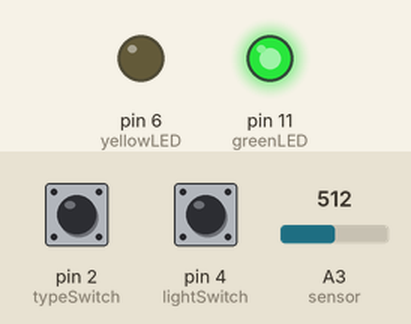
Recording of a sketch running on a simulated Arduino Uno, built with avr-gcc and run on an emulated ATmega328P. Shown: output pins drawn as LEDs (lit = HIGH). Inputs (shaded band) come from the test bench; at power-on: pin 2 (typeSwitch) HIGH, pin 4 (lightSwitch) HIGH, A3 (sensor) = 512.

Above: at 3.4 s.
3.5 s: pin 2 (typeSwitch) pulled LOW for 3 s
At 6.2 s:
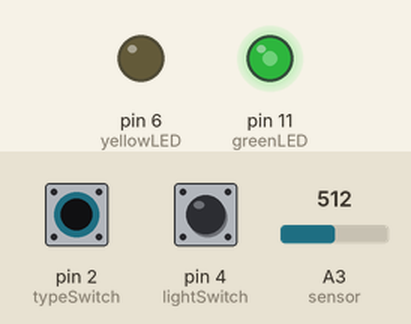
13.6 s: pin 4 (lightSwitch) pulled LOW for 3 s
At 14.8 s:
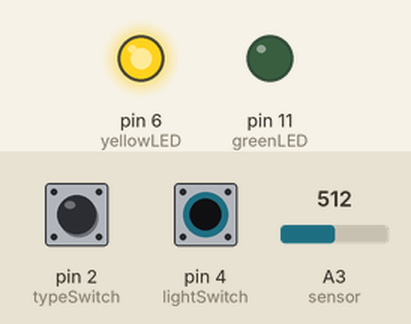
18.1 s: A3 (sensor) set to 217
21.6 s: A3 (sensor) set to 193
25.1 s: pin 4 (lightSwitch) pulled LOW for 3 s
At 26.3 s:
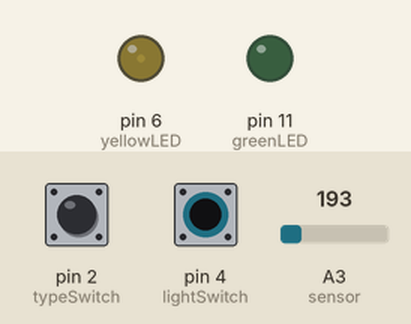
29.6 s: A3 (sensor) set to 306
At 30.72 s:
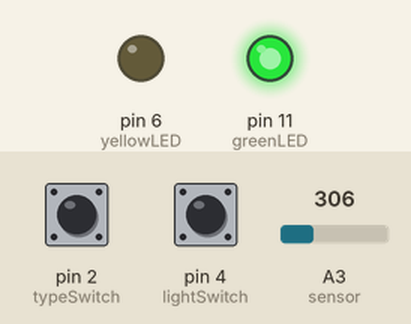
Timing chart, 0 to 34.1 s (numbered marks = the images above; inputs shaded):
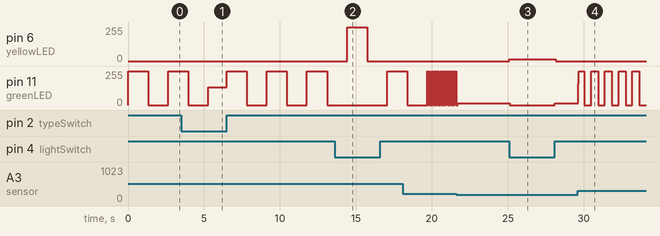

The sketch:

february18.ino
```cpp
const int sensor = A3;
const int lightSwitch = 4;
const int typeSwitch = 2;

const int yellowLED = 6;
const int greenLED = 11;
int currentLED;
int unusedLED;

void setup() {
  pinMode(lightSwitch, INPUT);
  pinMode(typeSwitch, INPUT);

  pinMode(yellowLED, OUTPUT);
  pinMode(greenLED, OUTPUT);
}

void loop() {
  int sensorValue = analogRead(sensor);
  int lightValue = digitalRead(lightSwitch);
  int typeValue = digitalRead(typeSwitch);

  int mappedValue = map(sensorValue, 200, 800, 0, 255);
  mappedValue = constrain(mappedValue, 0, 255);

  //lightValue switches the LED
  if (lightValue == 0) {
    currentLED = yellowLED;
    unusedLED = greenLED;
  } else {
    currentLED = greenLED;
    unusedLED = yellowLED;
  }

  //typeValue switches analogWrite or digitalWrite
  if (typeValue == 0) {
    digitalWrite(unusedLED, LOW);         // this digitalWrite ensures that the unused LED light turns off instead of staying on the mappedValue from before
    analogWrite(currentLED, mappedValue); // brightness determined by analog input
  } else {
    digitalWrite(currentLED, HIGH);       // blink!
    delay(mappedValue * 10);              // speed of delay is determined by analog input
    digitalWrite(currentLED, LOW);
    delay(mappedValue * 10);
  }

}
```

Measured:
- after the input at 13.6 s, pin 6 (yellowLED): 0/255 → 255/255 after 0.82 s, → 0/255 1.3 s later
- after the input at 25.1 s, pin 6 (yellowLED): 0/255 → 13/255 at once, → 0/255 3.0 s later; pin 11 (greenLED): 12/255 → 0/255 at once, → 13/255 3.0 s later
- after the input at 29.6 s, pin 11 (greenLED): 13/255 → 159/255 at once, then repeats every 0.84 s: 255/255 0.39 s, 0/255 0.45 s
